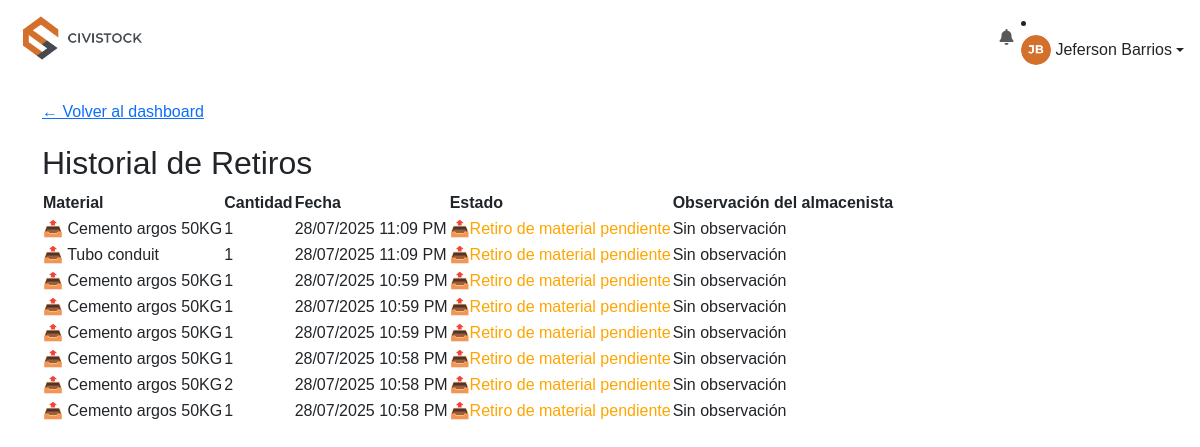
/ingeniero/historial-retiros (signed in), run on an earlier commit of the app's database.
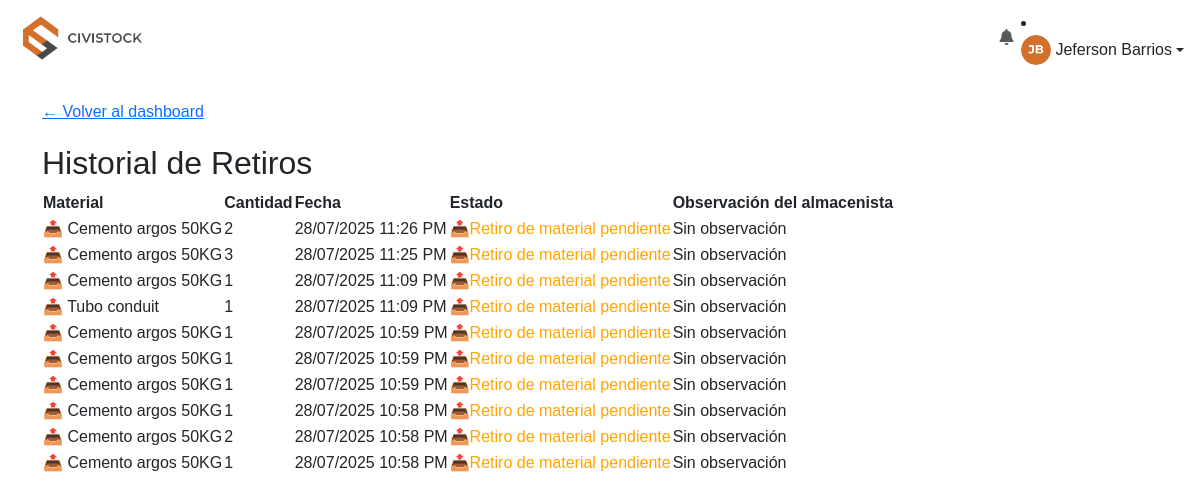
And on a later commit of the database.
### models.py (models this page shows, shortened)
class Movimiento(db.Model):
    __tablename__ = 'movimiento'
    id = db.Column(db.Integer, primary_key=True)
    material_id = db.Column(db.Integer, db.ForeignKey('material.id', name='fk_movimiento_material'), nullable=False)
    tipo = db.Column(db.String(20), nullable=False)
    cantidad = db.Column(db.Float, nullable=False)
    fecha = db.Column(db.DateTime, default=datetime.utcnow)
    solicitado_por_id = db.Column(db.Integer, db.ForeignKey('user.id', name='fk_movimiento_solicitante'), nullable=False)
    solicitado_por = db.relationship('User', foreign_keys=[solicitado_por_id], backref='movimientos_solicitados')
    usuario_id = db.Column(db.Integer, db.ForeignKey('user.id', name='fk_movimiento_usuario'))
    usuario = db.relationship('User', foreign_keys=[usuario_id], backref='movimientos_procesados')
    observacion = db.Column(db.Text)
    estado = db.Column(db.String(20), default='PENDIENTE')
    observacion_almacenista = db.Column(db.Text)
    evidencia = db.Column(db.String(200))
    evidencia_almacenista = db.Column(db.String(200))
    visible_en_existencias = db.Column(db.Boolean, default=True)

class Material(db.Model):
    __tablename__ = 'material'
    id = db.Column(db.Integer, primary_key=True)
    codigo = db.Column(db.String(50), unique=True, nullable=False)
    nombre = db.Column(db.String(100), nullable=False)
    descripcion = db.Column(db.String(200))
    stock = db.Column(db.Float, default=0)
    stock_minimo = db.Column(db.Integer, default=0)
    unidad = db.Column(db.String(50))
    en_devolucion = db.Column(db.Float, default=0)
    movimientos = db.relationship('Movimiento', backref='material', lazy=True)

### ingeniero_routes.py (the view)
@ingeniero_bp.route('/historial-retiros')
@ingeniero_required
def historial_retiros():
    sync_user_session()
    usuario = User.query.filter_by(username=session.get('user')).first()
    if not usuario:
        flash('Usuario no encontrado.', 'error')
        return redirect(url_for('ingeniero.dashboard'))
    movimientos = Movimiento.query.filter_by(
        solicitado_por_id=usuario.id
    ).order_by(Movimiento.fecha.desc()).all()
    for mov in movimientos:
        mov.fecha_local = fecha_y_hora_colombia(mov.fecha)
    return render_template('Ingeniero/historial_retiros.html', movimientos=movimientos)

### ingeniero_routes.py (called while the page is built)
def ingeniero_required(func):
    @wraps(func)
    def wrapper(*args, **kwargs):
        if 'user_role' not in session or session['user_role'] != 'INGENIERO':
            flash('Acceso no autorizado.', 'error')
            return redirect(url_for('login'))
        return func(*args, **kwargs)
    return wrapper

def sync_user_session():
    user = User.query.filter_by(username=session.get('user')).first()
    if user:
        session['user_name'] = user.nombre
        session['user_photo'] = user.foto
        session['user_id'] = user.id

### utils.py (called while the page is built)
def fecha_y_hora_colombia(fecha_utc):
    if not fecha_utc:
        return {"fecha": "-", "hora": "-"}
    zona_col = pytz.timezone('America/Bogota')
    if fecha_utc.tzinfo is None:
        fecha_utc = pytz.utc.localize(fecha_utc)
    fecha_local = fecha_utc.astimezone(zona_col)
    return {
        "fecha": fecha_local.strftime("%d/%m/%Y"),
        "hora": fecha_local.strftime("%I:%M %p")
    }

def formatear_numero(value):
    try:
        num = float(value)
        if num.is_integer():
            return int(num)
        return num
    except (ValueError, TypeError):
        return value

### templates/Ingeniero/historial_retiros.html (shortened to what this page needs)
{% extends "base.html" %}
{% block content %}
  <div style="margin-bottom: 20px;">
    <a href="{{ url_for('ingeniero.dashboard') }}" class="btn-volver">← Volver al dashboard</a>
  </div>
  <h2>Historial de Retiros</h2>
  {% if movimientos %}
    <table>
      <thead>
        <tr>
          <th>Material</th>
          <th>Cantidad</th>
          <th>Fecha</th>
          <th>Estado</th>
          <th>Observación del almacenista</th>
        </tr>
      </thead>
      <tbody>
        {% for mov in movimientos %}
          <tr style="
          ">
            <td>
              {% if mov.tipo == 'DEVOLUCION' %}
                ♻️ {{ mov.material.nombre }}
              {% else %}
                📤 {{ mov.material.nombre }}
              {% endif %}
            </td>
            <td>{{ mov.cantidad|formatear_numero }}</td>
            <td>{{ mov.fecha_local.fecha }} {{ mov.fecha_local.hora }}</td>
            <td>
              {% if mov.tipo == 'DEVOLUCION' %}
                {% if mov.estado == 'AUTORIZADO' %}
                  <span style="color: green;">♻️ Devolución aceptada</span>
                {% elif mov.estado == 'RECHAZADO' %}
                  <span style="color: red;">♻️ Devolución rechazada</span>
                {% else %}
                  <span style="color: orange;">♻️ Devolución pendiente</span>
                {% endif %}
              {% else %}
                {% if mov.estado == 'PENDIENTE' %}
                  <span style="color: orange;">📤Retiro de material pendiente</span>
                {% elif mov.estado == 'AUTORIZADO' %}
                  <span style="color: green;">📤Retiro de material autorizado</span>
                {% elif mov.estado == 'RECHAZADO' %}
                  <span style="color: red;">📤Retiro de material rechazado</span>
                {% else %}
                  {{ mov.estado }}
                {% endif %}
              {% endif %}
            </td>
            <td>{{ mov.observacion_almacenista or 'Sin observación' }}</td>
          </tr>
        {% endfor %}
      </tbody>
    </table>
  {% else %}
    <p>No hay retiros registrados.</p>
  {% endif %}
{% endblock %}

What changed in the data, as far as the page shows it:
added Movimiento: material.nombre "Cemento argos 50KG", cantidad "2", fecha_local.fecha "28/07/2025", fecha_local.hora "11:26 PM", tipo "📤Retiro de material pendiente", observacion_almacenista "Sin observación"
added Movimiento: material.nombre "Cemento argos 50KG", cantidad "3", fecha_local.fecha "28/07/2025", fecha_local.hora "11:25 PM", tipo "📤Retiro de material pendiente", observacion_almacenista "Sin observación"
